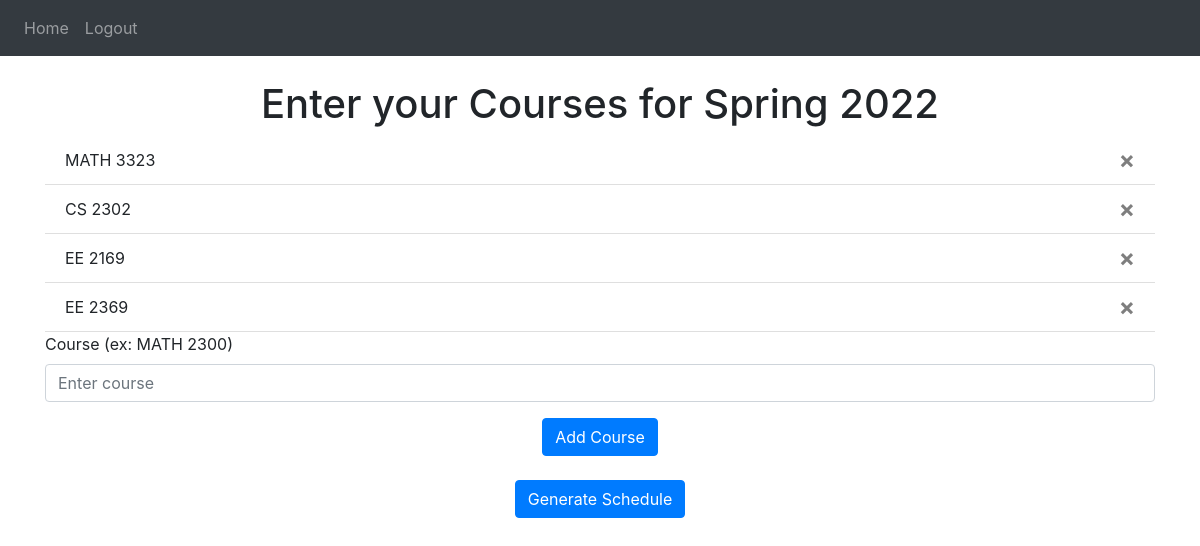
Page / (signed in) on the committed database.
### website/models.py (models this page shows)
class Note(db.Model):
    id = db.Column(db.Integer, primary_key=True)
    data = db.Column(db.String(10000))
    user_id = db.Column(db.Integer, db.ForeignKey('user.id'))

### website/views.py (the view, shortened to what this page needs)
@views.route('/', methods=['GET', 'POST'])
@login_required
def home():
    return render_template("home.html", user=current_user)

### website/__init__.py (called while the page is built)
def create_app():
    app = Flask(__name__)
    app.config['SECRET_KEY'] = 'hjshjhdjah kjshkjdhjs'
    app.config['SQLALCHEMY_DATABASE_URI'] = f'sqlite:///{DB_NAME}'
    db.init_app(app)
    from .views import views
    from .auth import auth
    app.register_blueprint(views, url_prefix='/')
    app.register_blueprint(auth, url_prefix='/')
    from .models import User, Note
    create_database(app)
    login_manager = LoginManager()
    login_manager.login_view = 'auth.login'
    login_manager.init_app(app)
    @login_manager.user_loader
    def load_user(id):
        return User.query.get(int(id))
    return app

### website/templates/home.html
{% extends "base.html" %} {% block title %}Home{% endblock %} {% block content %}
<br/>
<h1 align="center">Enter your Courses for Spring 2022</h1>
<ul class="list-group list-group-flush" id="notes">
  {% for note in user.notes %}
  <li class="list-group-item">
    {{ note.data }}
    <button type="button" class="close" onClick="deleteNote({{ note.id }})">
      <span aria-hidden="true">&times;</span>
    </button>
  </li>
  {% endfor %}
</ul>
<form method="POST">
  <div class="form-group">
    <label for="data">Course (ex: MATH 2300)</label>
    <input
      type="data"
      class="form-control"
      id="data"
      name="data"
      placeholder="Enter course"
    />
  </div>
  <div align="center">
    <button type="submit" class="btn btn-primary">Add Course</button>
  </div>
</form>
<br/>
<form action="/schedule" method="post">
  <div align="center">
    <button type="submit" class="btn btn-primary">Generate Schedule</button>
  </div>
</form>
{% endblock %}

### rows in the picture
Note: data "MATH 3323"
Note: data "CS 2302"
Note: data "EE 2169"
Note: data "EE 2369"
